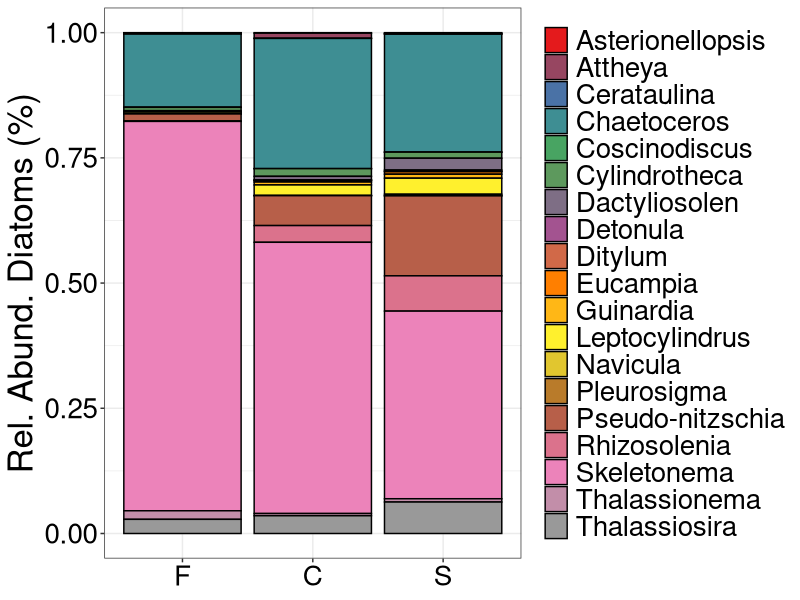
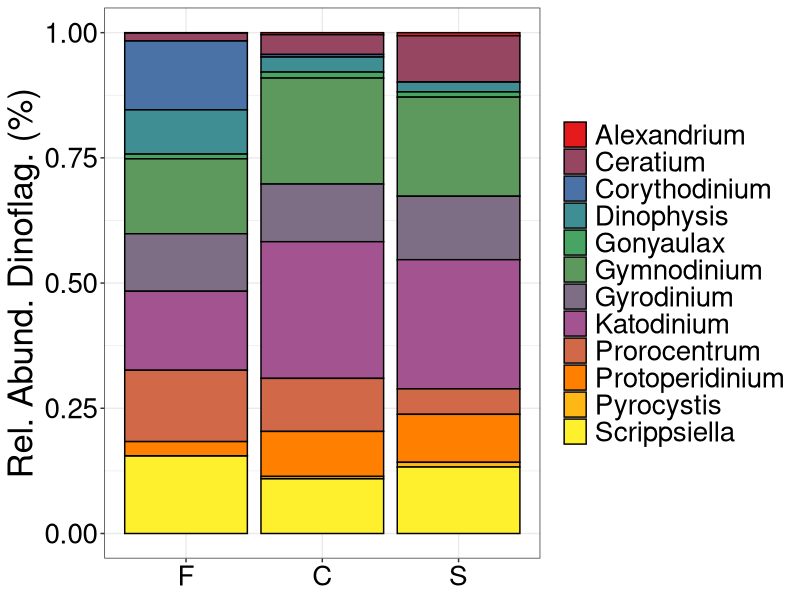
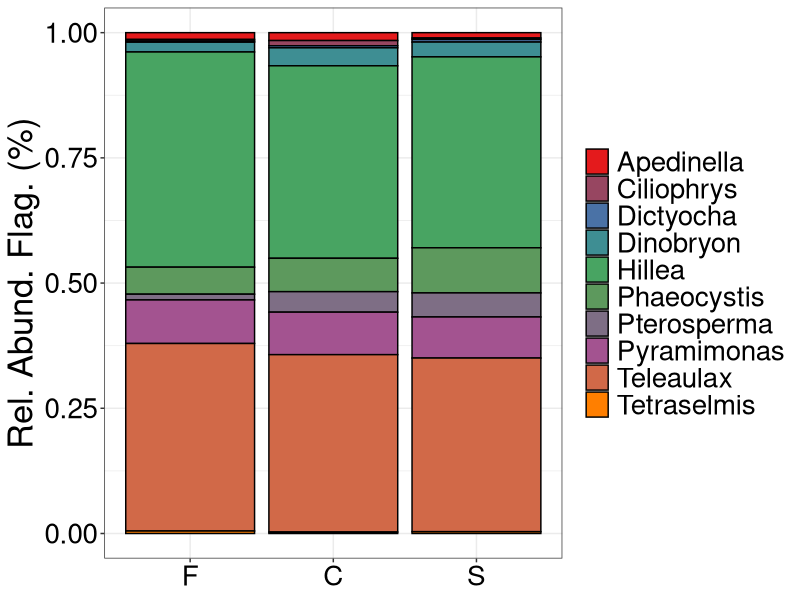
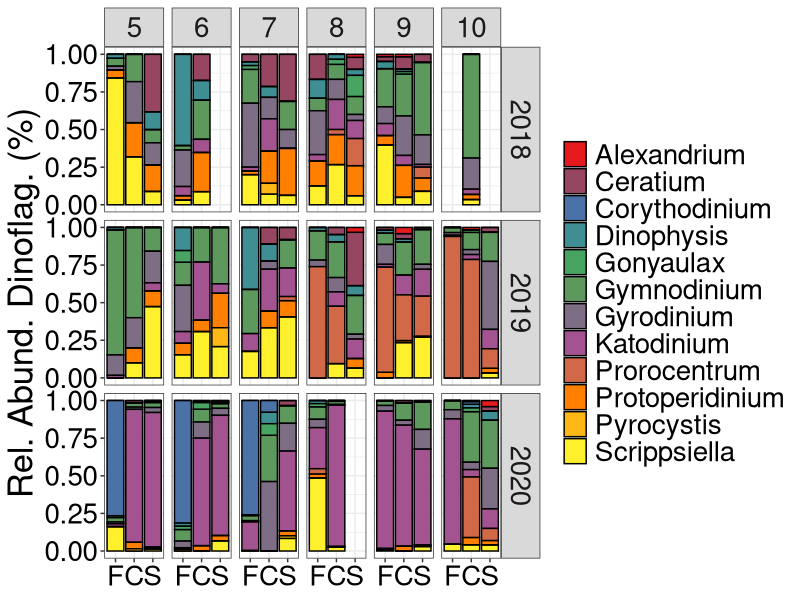
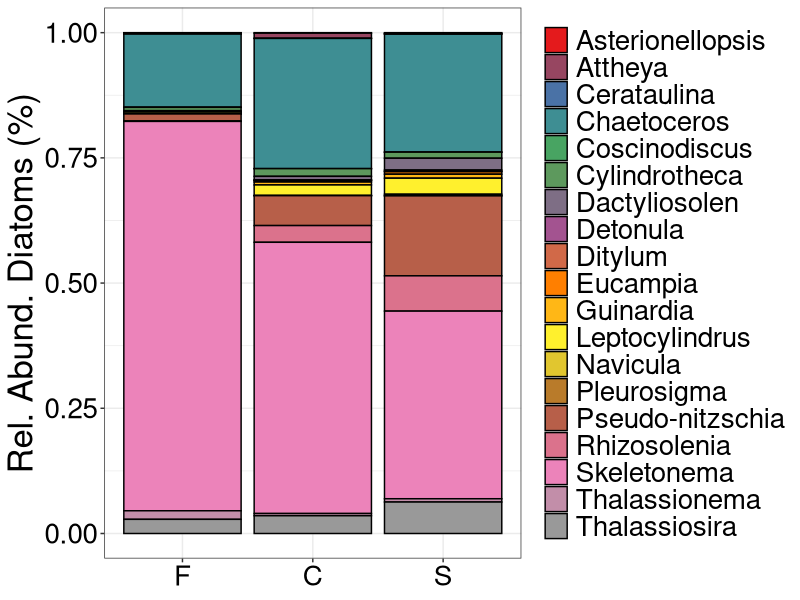
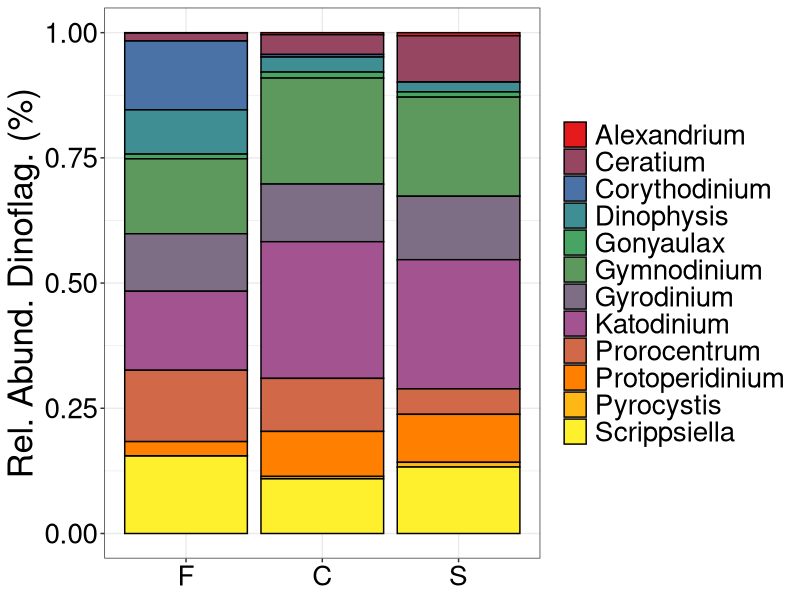
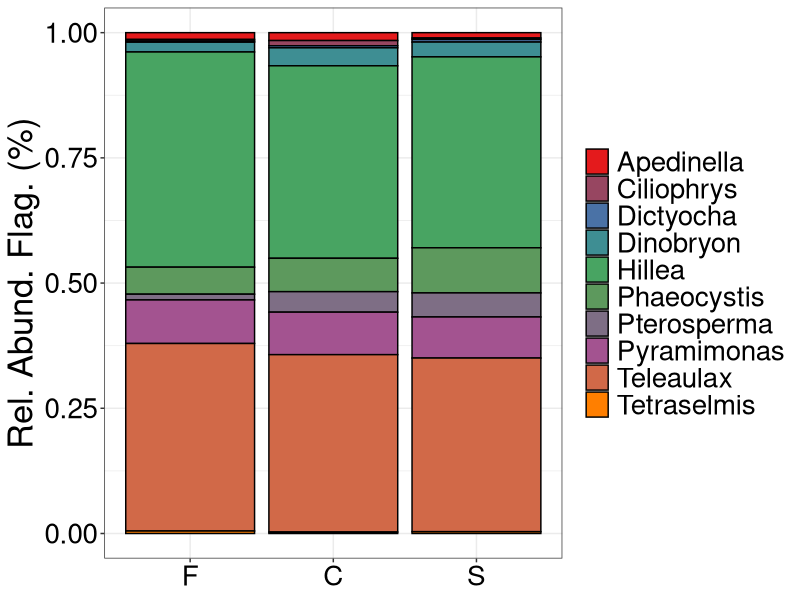
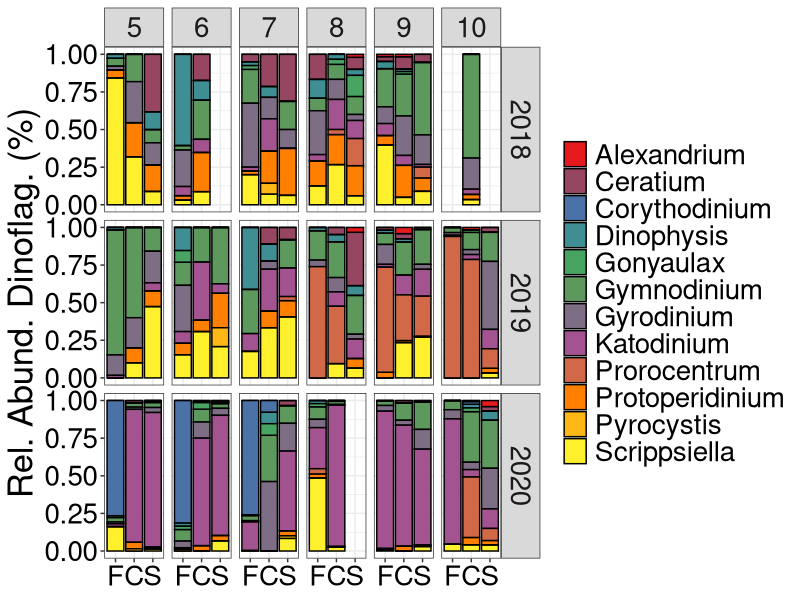

These figures' R source, in order:
## ---- chunk 1
#Upload packages
library(tidyverse)
library(readxl)
library(here)
library(patchwork)
library(RColorBrewer)

#Need to go through and test these

## ---- chunk 2
#Upload data from my master data standardization sheet
micro <- read_csv(here("outputs", "micro_master_2021-10-18.csv")) 

#Uploading chl data that has been converted to TChla
chl <- read_csv(here("outputs", "chl_hplc_merged.csv"))

#Uploading datasheet with physical, nutrients, chlorophyll, microscopy and chemtax data.
data <- read_csv(here("outputs", "ctd_merge_2021-11-04_chem.csv"))

## ---- chunk 3
#Remove QU39
micro <- micro %>% 
  filter(!site_id == "QU39")

micro <- micro %>% 
  mutate(year = lubridate::year(date)) %>% 
  relocate(year, .after = date)
## ---- chunk 4
# Changing site_id to location 
micro <- micro %>% 
    mutate(location = case_when(site_id == "DFO2" ~ "F",
                              site_id == "KC10" ~ "C",
                              site_id == "QCS01" ~ "S",
                              TRUE ~ as.character(site_id))) %>% 
  relocate(location, .after = site_id)
## ---- chunk 5
#Trying to look at only species present in 10% of samples
#How many samples

species_10 <- micro %>%
  group_by(scientificName) %>%
  summarise(n_obs = n()) %>%
  ungroup() %>%
  mutate(perc_obs = n_obs/50) %>%
  filter(perc_obs >= 0.10)
# 
species_10_list <- species_10$scientificName
# 
micro <- micro %>% 
  filter(scientificName %in% species_10_list)

## ---- chunk 6
micro_diat <- micro %>% 
  filter(class == "Bacillariophyceae")

micro_dino <- micro %>% 
  filter(class == "Dinophyceae")

distinct <- micro %>% 
  distinct(group)

micro_other <- micro %>% 
  filter(group == "Chlorophyta-Prasinophyta" | group == "Chrysophyta" | 
           group =="Cryptophyta" | group == "Dictyochophyta" |
           group == "Euglenophyta" | group == "Prymnesiophyta-Haptophyta")
## ---- chunk 7
micro_genus <- micro_diat %>% 
  filter(!is.na(genus)) %>% 
  group_by(date, site_id, location, month_surv, genus) %>% 
  summarize(sum_genus = sum(species_sum)) %>% 
  ungroup()

micro_piv <- micro_genus %>% 
  select(date, site_id, location, month_surv, genus, sum_genus)

#pivoting wider so species are columns. 
micro_piv <- micro_piv %>% 
  pivot_wider(names_from = genus, values_from = sum_genus) %>% 
  mutate_if(is.numeric, ~ replace_na(., 0))

micro_long <- micro_piv %>% 
  pivot_longer(!date:month_surv, names_to = "genus", values_to = "count")

micro_long <- micro_long %>% 
  group_by(date, location) %>% 
  mutate(sum = sum(count)) %>% 
  ungroup() %>% 
  mutate(perc = count/sum)
## ---- chunk 8
micro_genus_dino <- micro_dino %>% 
  filter(!is.na(genus)) %>% 
  group_by(date, site_id, location, month_surv, genus) %>% 
  summarize(sum_genus = sum(species_sum)) %>% 
  ungroup()

micro_piv_dino <- micro_genus_dino %>% 
  select(date, site_id, location, month_surv, genus, sum_genus)

#pivoting wider so species are columns. 
micro_piv_dino <- micro_piv_dino %>% 
  pivot_wider(names_from = genus, values_from = sum_genus) %>% 
  mutate_if(is.numeric, ~ replace_na(., 0))

micro_long_dino <- micro_piv_dino %>% 
  pivot_longer(!date:month_surv, names_to = "genus", values_to = "count")

micro_long_dino <- micro_long_dino %>% 
  group_by(date, location) %>% 
  mutate(sum = sum(count)) %>% 
  ungroup() %>% 
  mutate(perc = count/sum)
## ---- chunk 9
micro_genus_other <- micro_other %>% 
  filter(!is.na(genus)) %>% 
  group_by(date, site_id, location, month_surv, genus) %>% 
  summarize(sum_genus = sum(species_sum)) %>% 
  ungroup()

micro_piv_other <- micro_genus_other %>% 
  select(date, site_id, location, month_surv, genus, sum_genus)

#pivoting wider so species are columns. 
micro_piv_other <- micro_piv_other %>% 
  pivot_wider(names_from = genus, values_from = sum_genus) %>% 
  mutate_if(is.numeric, ~ replace_na(., 0))

micro_long_other <- micro_piv_other %>% 
  pivot_longer(!date:month_surv, names_to = "genus", values_to = "count")

micro_long_other <- micro_long_other %>% 
  group_by(date, location) %>% 
  mutate(sum = sum(count)) %>% 
  ungroup() %>% 
  mutate(perc = count/sum)
## ---- chunk 10
micro_long <- micro_long %>% 
  left_join(chl)
## ---- chunk 11

#Order locations from fjord to shelf
order_loc <- c("F", "C", "S")

#Chemtax - Specify order of phyto groups for figures
micro_long <- arrange(mutate(micro_long,
                         location = factor(location, levels = order_loc)))

#Chemtax - Specify order of phyto groups for figures
micro_long_dino <- arrange(mutate(micro_long_dino,
                         location = factor(location, levels = order_loc)))

#Chemtax - Specify order of phyto groups for figures
micro_long_other <- arrange(mutate(micro_long_other,
                         location = factor(location, levels = order_loc)))
## ---- chunk 12
diat_global <- micro_long %>%
  group_by(location, genus) %>% 
  summarize(perc = mean(perc)) %>% 
  mutate(across(where(is.numeric), ~ num(., digits = 2)))

dino_global <- micro_long_dino %>%
  group_by(location, genus) %>% 
  summarize(perc = mean(perc)) %>% 
  mutate(across(where(is.numeric), ~ num(., digits = 2)))

other_global <- micro_long_other %>%
  group_by(location, genus) %>% 
  summarize(perc = mean(perc)) %>% 
  mutate(across(where(is.numeric), ~ num(., digits = 2)))

colourCount = length(unique(micro_long$genus))
getPalette = colorRampPalette(brewer.pal(9, "Set1"))
## ---- chunk 13
diat_global %>% 
  ggplot(aes(x = as.factor(location), y = perc, fill = genus)) +
  geom_bar(stat = "identity", position = "stack", color = "black") +
  scale_fill_manual(values = getPalette(colourCount)) +
  theme_bw() +
  ylab("Rel. Abund. Diatoms (%)") +
  theme(text = element_text(size = 25),
        axis.title.x = element_blank(),
        # axis.text.y = element_blank(),
        axis.text = element_text(colour = "black"),
        # legend.position = "top",
        # legend.direction = "horizontal",
        legend.title = element_blank()) +
  guides(fill = guide_legend(ncol = 1))


ggsave(here("figures_good", "test2.png"),
       width = 9, height = 5.5, dpi = 300)
## ---- chunk 14
dino_global %>% 
  ggplot(aes(x = as.factor(location), y = perc, fill = genus)) +
  geom_bar(stat = "identity", position = "stack", color = "black") +
  scale_fill_manual(values = getPalette(colourCount)) +
  theme_bw() +
  ylab("Rel. Abund. Dinoflag. (%)") +
  theme(text = element_text(size = 25),
        axis.title.x = element_blank(),
        # axis.text.y = element_blank(),
        axis.text = element_text(colour = "black"),
        # legend.position = "top",
        # legend.direction = "horizontal",
        legend.title = element_blank()) +
  guides(fill = guide_legend(ncol = 1))


ggsave(here("figures_good", "test2_dino.png"),
       width = 9, height = 5.5, dpi = 300)
## ---- chunk 15
other_global %>% 
  ggplot(aes(x = as.factor(location), y = perc, fill = genus)) +
  geom_bar(stat = "identity", position = "stack", color = "black") +
  scale_fill_manual(values = getPalette(colourCount)) +
  theme_bw() +
  ylab("Rel. Abund. Flag. (%)") +
  theme(text = element_text(size = 25),
        axis.title.x = element_blank(),
        # axis.text.y = element_blank(),
        axis.text = element_text(colour = "black"),
        # legend.position = "top",
        # legend.direction = "horizontal",
        legend.title = element_blank()) +
  guides(fill = guide_legend(ncol = 1))


ggsave(here("figures_good", "test2_other.png"),
       width = 9, height = 5.5, dpi = 300)
## ---- chunk 16
micro_long_dino %>% 
  mutate(year = lubridate::year(date)) %>% 
  # filter(perc_genus >= 0.05) %>% 
  ggplot(aes(x = as.factor(location), y = perc, 
             fill = genus)) + 
  geom_bar(stat = "identity", position = "stack", color = "black") +  
  facet_grid(year ~ month_surv) +
  scale_fill_manual(values = getPalette(colourCount)) +
  theme_bw() +
  ylab("Rel. Abund. Dinoflag. (%)") +
  theme(text = element_text(size = 25),
        axis.title.x = element_blank(),
        # axis.text.y = element_blank(),
        axis.text = element_text(colour = "black"),
        # legend.position = "top",
        # legend.direction = "horizontal",
        legend.title = element_blank()) +
  guides(fill = guide_legend(ncol = 1))

ggsave(here("figures_good", "dino_genus.png"),
       width = 16, height = 8, dpi = 300)
## ---- chunk 17
kato <- micro %>% 
  filter(scientificName == "Katodinium")

pro <- micro %>% 
  filter(genus == "Prorocentrum")
